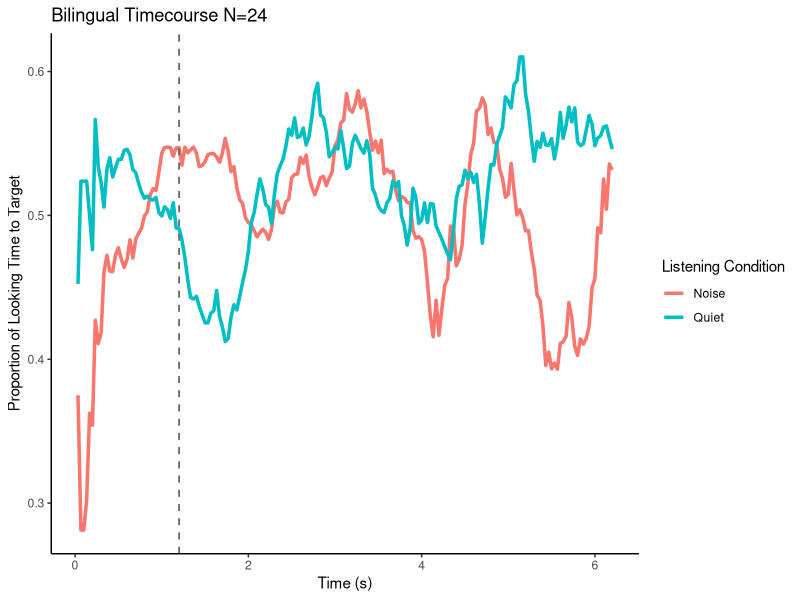

Reproduce this figure in R. (Note: this script raises an error after producing the figure.)
## ---- chunk 1
library(tidyverse)

#Reading in the timecourse output and plotting the bilingual timecourse in R.
btime <- read_csv(
  "bilingual_timecourse.csv",
  col_names = TRUE
)

btime <- btime %>%
  rename(condition = 1)

btime_long <- btime %>%
  pivot_longer(
    cols = -condition,
    names_to = "time",
    values_to = "looking_time"
  ) %>%
  mutate(
    time = as.numeric(time)
  )
## ---- chunk 2
#Reformatting the data so we can look at timecourse across quiet and noise conditions only.
btime_long <- btime_long %>%
  mutate(
    quiet_noise = case_when(
      str_starts(condition, "quiet") ~ "Quiet",
      str_starts(condition, "noise") ~ "Noise"
    )
  )
## ---- chunk 3
btime_plot <- btime_long %>%
  group_by(time, quiet_noise) %>%
  summarise(
    mean_looking = mean(looking_time, na.rm = TRUE),
    .groups = "drop"
  )
## ---- chunk 4
ggplot(btime_plot, aes(x = time, y = mean_looking, color = quiet_noise)) +
  geom_line(linewidth = 1.2) +
  geom_vline(
    xintercept = 1.2,
    linetype = "dashed",
    linewidth = 0.6,
    color = "gray40"
  ) +
  labs(
   title = "Bilingual Timecourse N=24",
   x = "Time (s)",
    y = "Proportion of Looking Time to Target",
    color = "Listening Condition"
  ) +
  theme_classic()
## ---- chunk 5
bwindow <- read.csv("bwindow.csv", header=TRUE,na.strings=c(""))

#remove rows based on NA in Participant column (empty rows)
bwindow <- bwindow %>% drop_na(Participant)

#remove trials that we don't want based on the name
bwindow <- bwindow[!bwindow$Trial.Type %in% c("baseline_1", "baseline_2", "baseline_3", "baseline_4","quiet_eye", "noise_eye", "noise_nose", "quiet_nose", "noise_milk", "noise_dog", "quiet_dog", "quiet_milk"),]

bwindow <- bwindow %>%
  mutate(
    quiet_noise = case_when(
      str_starts(Trial.Type, "quiet") ~ "Quiet",
      str_starts(Trial.Type, "noise") ~ "Noise"
    )
  )

rownames(bwindow) <- NULL
## ---- chunk 6
bwindow %>%
  group_by(quiet_noise) %>%
  summarise(
    mean_accuracy = mean(Type.Accuracy, na.rm = TRUE),
    .groups = "drop"
  )

# quiet_noise mean_accuracy
# Noise               0.528
# Quiet               0.521
## ---- chunk 7
#imputing data -> impute NaN values with the means of the type accuracy for that trial type (using simplified quiet_noise variable)
imputed_b <- bwindow %>%
  group_by(quiet_noise) %>%
  mutate(Type.Accuracy = ifelse(is.na(Type.Accuracy), mean(Type.Accuracy, na.rm = TRUE), Type.Accuracy))
## ---- chunk 8
# make z scores in order to check for outliers
imputed_b$z <- ave(imputed_b$Type.Accuracy, imputed_b$quiet_noise, FUN = function(x) (x - mean(x)) / sd(x))

#check for outliers
outliers_b <- imputed_b[abs(imputed_b$z) > 1.5, ]

#changed z score cut off to 1.5 to get rid of trials with accuracy of 0
#now there are 93 outlier trials 
# there were 0 outlier trials when z score cut off was set at 2
## ---- chunk 9
#remove outliers
imputed_b <- imputed_b[!paste(imputed_b$Participant, imputed_b$quiet_noise, imputed_b$Type.Accuracy) %in% paste(outliers_b$Participant, outliers_b$quiet_noise, outliers_b$Type.Accuracy), ]
## ---- chunk 10
imputed_b %>%
  group_by(quiet_noise) %>%
  summarise(
    mean_accuracy = mean(Type.Accuracy, na.rm = TRUE),
    .groups = "drop"
  )

#  quiet_noise mean_accuracy
# Noise               0.529
# Quiet               0.558
## ---- chunk 11
library(dplyr)
library(ggplot2)

# Calculate mean accuracy for each participant in each condition
acc_b <- imputed_b %>%
  group_by(Participant, quiet_noise) %>%
  summarize(
    Accuracy = mean(Type.Accuracy, na.rm = TRUE),
    .groups = "drop"
  )

# Plot
ggplot(acc_b,
       aes(x = quiet_noise,
           y = Accuracy,
           group = Participant)) +
  geom_line(alpha = .4) +
  geom_point(size = 2) +
  theme_classic() +
  labs(
    x = "Condition",
    y = "Mean Accuracy"
  )
## ---- chunk 12
diff_b <- acc_b %>%
  tidyr::pivot_wider(
    names_from = quiet_noise,
    values_from = Accuracy
  ) %>%
  mutate(
    NoiseDrop = Quiet - Noise
  ) %>%
  arrange(desc(NoiseDrop))

head(diff_b)
## ---- chunk 13
ggplot(diff_b,
       aes(x = reorder(Participant, NoiseDrop),
           y = NoiseDrop)) +
  geom_point() +
  coord_flip() +
  theme_classic() +
  labs(
    x = "Participant",
    y = "Quiet - Noise Accuracy"
  )
## ---- chunk 14
mtime <- read_csv(
  "monolingual_timecourse.csv",
  col_names = TRUE
)

mtime <- mtime %>%
  rename(condition = 1)

mtime_long <- mtime %>%
  pivot_longer(
    cols = -condition,
    names_to = "time",
    values_to = "looking_time"
  ) %>%
  mutate(
    time = as.numeric(time)
  )
## ---- chunk 15
#Reformatting the data so we can look at timecourse across quiet and noise conditions only.
mtime_long <- mtime_long %>%
  mutate(
    quiet_noise = case_when(
      str_starts(condition, "quiet") ~ "Quiet",
      str_starts(condition, "noise") ~ "Noise"
    )
  )
## ---- chunk 16
mtime_plot <- mtime_long %>%
  group_by(time, quiet_noise) %>%
  summarise(
    mean_looking = mean(looking_time, na.rm = TRUE),
    .groups = "drop"
  )
## ---- chunk 17
ggplot(mtime_plot, aes(x = time, y = mean_looking, color = quiet_noise)) +
  geom_line(linewidth = 1.2) +
  geom_vline(
    xintercept = 1.2,
    linetype = "dashed",
    linewidth = 0.6,
    color = "gray40"
  ) +
  labs(
   title = "Monolingual Timecourse N=28",
   x = "Time (s)",
    y = "Proportion of Looking Time to Target",
    color = "Listening Condition"
  ) +
  theme_classic()
## ---- chunk 18
mwindow <- read.csv("mwindow.csv", header=TRUE,na.strings=c(""))

#remove rows based on NA in Participant column (empty rows)
mwindow <- mwindow %>% drop_na(Participant)

#remove trials that we don't want based on the name
mwindow <- mwindow[!mwindow$Trial.Type %in% c("baseline_1", "baseline_2", "baseline_3", "baseline_4", "quiet_ojo", "noise_perro", "noise_nariz", "quiet_perro","quiet_nariz","noise_ojo", "quiet_leche", "noise_leche"),]

mwindow <- mwindow %>%
  mutate(
    quiet_noise = case_when(
      str_starts(Trial.Type, "quiet") ~ "Quiet",
      str_starts(Trial.Type, "noise") ~ "Noise"
    )
  )

rownames(mwindow) <- NULL
## ---- chunk 19
mwindow %>%
  group_by(quiet_noise) %>%
  summarise(
    mean_accuracy = mean(Type.Accuracy, na.rm = TRUE),
    .groups = "drop"
  )

#  quiet_noise mean_accuracy
# Noise               0.587
# Quiet               0.545
## ---- chunk 20
#imputing data -> impute NaN values with the means of the type accuracy for that trial type (using simplified quiet_noise variable)
imputed_m <- mwindow %>%
  group_by(quiet_noise) %>%
  mutate(Type.Accuracy = ifelse(is.na(Type.Accuracy), mean(Type.Accuracy, na.rm = TRUE), Type.Accuracy))
## ---- chunk 21
# make z scores in order to check for outliers
imputed_m$z <- ave(imputed_m$Type.Accuracy, imputed_m$quiet_noise, FUN = function(x) (x - mean(x)) / sd(x))

#check for outliers
outliers_m <- imputed_m[abs(imputed_m$z) > 1.5, ]

#there were 85 outlier trials for the monolingual group when i switched the z score cutoff to 1.5 instead of 2
## ---- chunk 22
#remove outliers
imputed_m <- imputed_m[!paste(imputed_m$Participant, imputed_m$quiet_noise, imputed_m$Type.Accuracy) %in% paste(outliers_m$Participant, outliers_m$quiet_noise, outliers_m$Type.Accuracy), ]
## ---- chunk 23
imputed_m %>%
  group_by(quiet_noise) %>%
  summarise(
    mean_accuracy = mean(Type.Accuracy, na.rm = TRUE),
    .groups = "drop"
  )

#  quiet_noise mean_accuracy
# Noise               0.592
# Quiet               0.563
## ---- chunk 24
# Calculate mean accuracy for each participant in each condition
acc_m <- imputed_m %>%
  group_by(Participant, quiet_noise) %>%
  summarize(
    Accuracy = mean(Type.Accuracy, na.rm = TRUE),
    .groups = "drop"
  )

# Plot
ggplot(acc_m,
       aes(x = quiet_noise,
           y = Accuracy,
           group = Participant)) +
  geom_line(alpha = .4) +
  geom_point(size = 2) +
  theme_classic() +
  labs(
    x = "Condition",
    y = "Mean Accuracy"
  )

## ---- chunk 25
diff_m <- acc_m %>%
  tidyr::pivot_wider(
    names_from = quiet_noise,
    values_from = Accuracy
  ) %>%
  mutate(
    NoiseDrop = Quiet - Noise
  ) %>%
  arrange(desc(NoiseDrop))

head(diff_m)
## ---- chunk 26
ggplot(diff_m,
       aes(x = reorder(Participant, NoiseDrop),
           y = NoiseDrop)) +
  geom_point() +
  coord_flip() +
  theme_classic() +
  labs(
    x = "Participant",
    y = "Quiet - Noise Accuracy"
  )
## ---- chunk 27
library(dplyr)
hab <- read.csv("hab.csv")
age <- read.csv("age.csv")
lena <- read.csv("lena.csv")
mcdi <- read.csv("mcdi.csv")

hab <- hab %>%
  left_join(age, by = "Participant")

hab <- hab %>%
  left_join(lena, by = "Participant")

hab <- hab %>%
  left_join(mcdi, by = "Participant")

# add a language column
hab <- hab %>%
  mutate(
    language = case_when(
      grepl("^M", Participant) ~ "monolingual",
      grepl("^B", Participant) ~ "bilingual",
      TRUE ~ NA_character_
    )
  )
## ---- chunk 28
#which kids are missing lena data
hab %>%
  filter(is.na(noise_sum)) %>%
  pull(Participant)

#19 kids 
#[1] "M05ES"     "M08SA"     "M43EW"     "M47JJ"     "M48DZ"    
#[6] "M08SA_V2"  "M24JB_V2"  "M37JD_V2"  "B04DR"     "B06JR"    
#[11] "B10KG"     "B17YT"     "B22JR"     "B24EBR"    "B23RF"    
#[16] "B29NRP"    "B31ZR"     "B32NF"     "B12KRM_V2"
## ---- chunk 29
#which kids are missing mcdi data
hab %>%
  filter(is.na(mcdi)) %>%
  pull(Participant)

#32 kids 
#[1] "M11BLP"    "M22AS"     "M41GG"     "M43EW"     "M45DA"    
#[6] "M47JJ"     "M48DZ"     "M46CC"     "M12RO_V2"  "M13CY_V2" 
#[11] "M37JD_V2"  "B05ET"     "B10KG"     "B16LR"     "B17YT"    
#[16] "B18LS"     "B21HM"     "B22JR"     "B24EBR"    "B23RF"    
#[21] "B27KDS"    "B28APF"    "B30MR"     "B29NRP"    "B31ZR"    
#[26] "B34ES"     "B26GB"     "B32NF"     "B33KLH"    "B05ET_V2" 
#[31] "B11ARF_V2" "B12KRM_V2"
## ---- chunk 30
# seeing how many kids have a V2 data point for habit data 
hab$visit <- ifelse(grepl("_V2$", hab$Participant), "V2", "V1")

table(hab$language, hab$visit)

#            V1 V2
#bilingual   28  3
#monolingual 32 16
## ---- chunk 31
# creating age group bins
hab <- hab %>%
  mutate(
    age_group = case_when(
      age >= 8  & age < 13 ~ "8–12.9",
      age >= 13 & age < 19 ~ "13–18.9",
      age >= 19 & age < 27 ~ "19–26.9",
      TRUE ~ NA_character_
    ),
    age_group = factor(
      age_group,
      levels = c("8–12.9", "13–18.9", "19–26.9")
    )
  )

library(ggplot2)
ggplot(hab, aes(x = age)) +
  geom_histogram(binwidth = 1) +
  geom_rug() +
  theme_classic()
## ---- chunk 32
library(lme4)

m1 <- lm(nov_score ~ age * language, data = hab)
summary(m1)

m2 <- lm(hab_trials ~ age * language, data = hab)
summary(m2)

m3 <- lm(nov1 ~ age * language, data = hab)
summary(m3)

m4 <- lm(nov_score ~ tv, data = bi)
summary(m4)
# tv main effect p=0.0525 for bilingual sample

m5 <- lm(nov_score ~ noise_sum, data = mono)
summary(m5)

m6 <- lm(hab_trials ~ tv, data = bi)
summary(m6)

m7 <- lm(hab_trials ~ noise_sum, data = mono)
summary(m7)

m8 <- lm(nov1 ~ tv, data = bi)
summary(m8)

m9 <- lm(nov1 ~ noise_sum, data = mono)
summary(m9)
## ---- chunk 33
library(ggplot2)

ggplot(hab, aes(x = language, y = nov_score)) +
  geom_boxplot(outlier.shape = NA) +
  geom_jitter(width = 0.1, alpha = 0.7) +
  labs(
    x = "Language Group",
    y = "Novelty Response Score",
    title = "Novelty Response Scores by Language Group"
  ) +
  theme_classic()
## ---- chunk 34
ggplot(hab, aes(x = age, y = nov_score, color = language)) +
  geom_point(size = 2, alpha = 0.7) +
  geom_smooth(method = "lm", se = TRUE) +
  labs(
    x = "Age (months)",
    y = "Novelty Response Score",
    color = "Language Group"
  ) +
  theme_classic()
## ---- chunk 35
ggplot(hab, aes(x = age_group, y = nov_score, color = language)) +
  geom_boxplot(position = position_dodge(width = 0.8),
               outlier.shape = NA) +
  geom_jitter(position = position_jitterdodge(
    jitter.width = 0.15,
    dodge.width = 0.8
  ),
  alpha = 0.7) +
  labs(
    x = "Age Group (months)",
    y = "Novelty Response Score",
    color = "Language Group"
  ) +
  theme_classic()
## ---- chunk 36
ggplot(hab, aes(x = noise_sum, y = nov_score, color = language)) +
  geom_point(size = 2, alpha = 0.7) +
  geom_smooth(method = "lm", se = TRUE) +
  labs(
    x = "LENA Total Noise",
    y = "Novelty Response Score",
    color = "Language Group"
  ) +
  theme_classic()
## ---- chunk 37
ggplot(hab, aes(x = tv, y = nov_score, color = language)) +
  geom_point(size = 2, alpha = 0.7) +
  geom_smooth(method = "lm", se = TRUE) +
  labs(
    x = "LENA TV Noise",
    y = "Novelty Response Score",
    color = "Language Group"
  ) +
  theme_classic()
